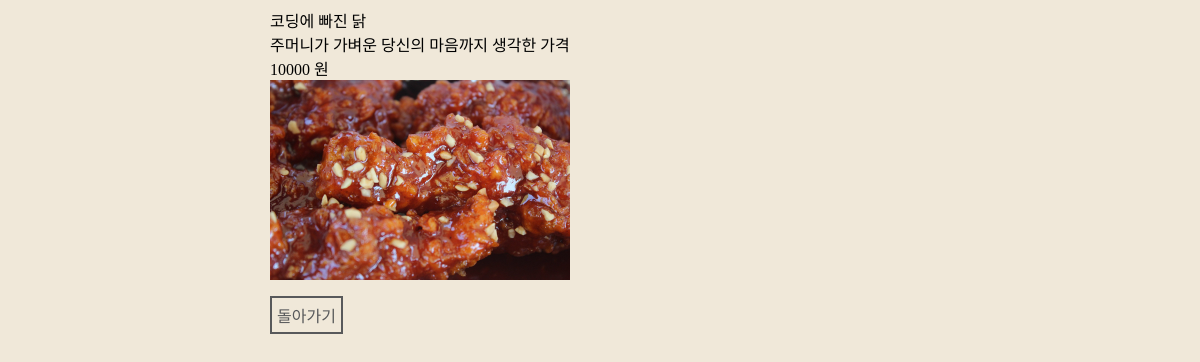
The app's page /foods/menu/1/, older data.
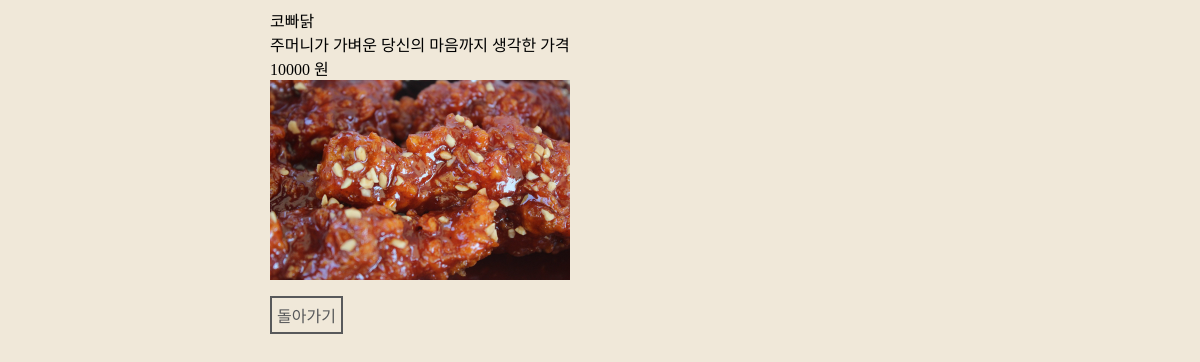
The same page, newer data.
### foods/models.py (models this page shows, shortened)
class Menu(models.Model):
  name = models.CharField(max_length=50)
  description = models.CharField(max_length=100)
  price = models.IntegerField()
  img_path = models.CharField(max_length=255)

### foods/views.py (the view)
# urls.py: path('menu/<int:pk>/', views.food_detail)
def food_detail(request, pk):
  context = dict()
  menu = Menu.objects.get(id=pk)
  context["menu"] = menu
  return render(request, 'foods/detail.html', context=context)

### foods/templates/foods/detail.html (shortened to what this page needs)
{% load static %}
<!DOCTYPE html>
<html>
<head>
  <link rel="stylesheet" href={% static 'foods/css/styles_detail.css'%}>
</head>
<body>
  <div class="food-detail">
    <div>{{menu.name}}</div>
    <div>{{menu.description}}</div>
    <div>{{menu.price}} 원</div>
    <img src={% get_static_prefix %}{{menu.img_path}}/>
    <a href="/foods/menu/">돌아가기</a>
</body>
</html>

Row changes from the older to the newer data that the page shows:
changed Menu "주머니가 가벼운 당신의 마음까지 생각한 가격": name "코딩에 빠진 닭" → "코빠닭"
